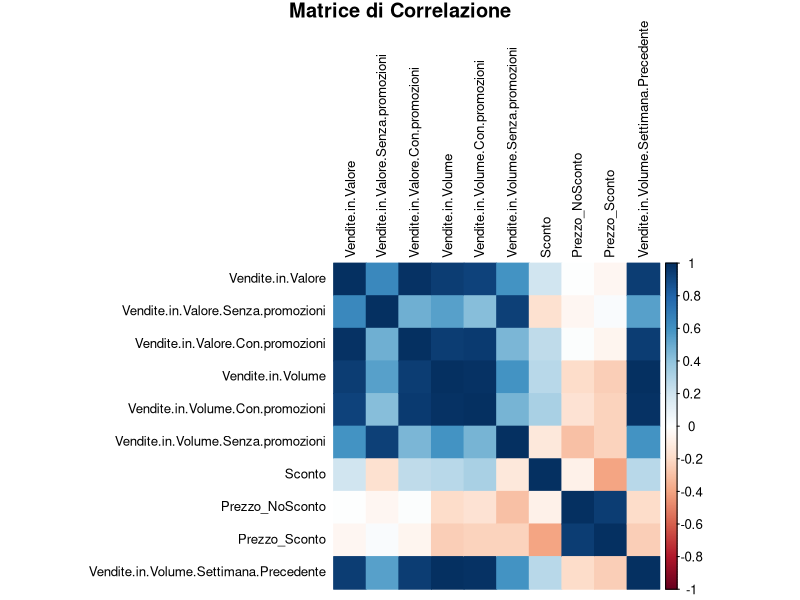
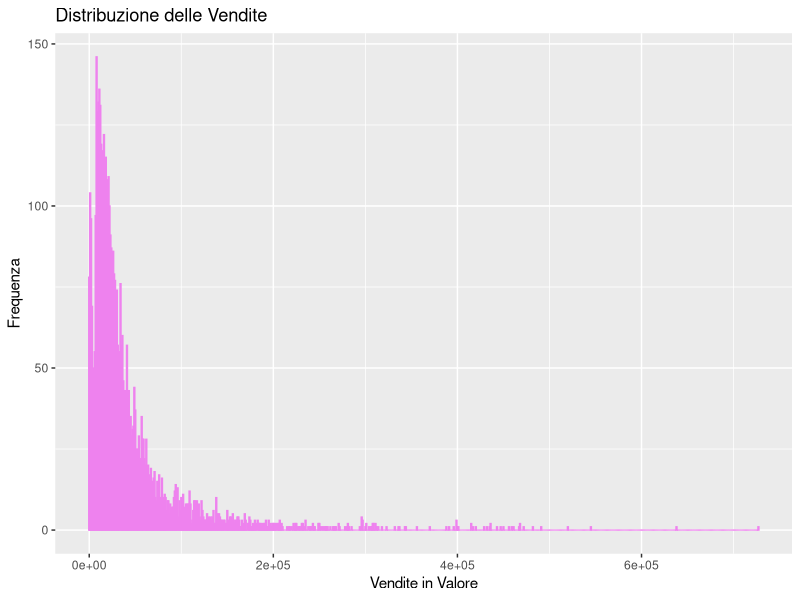
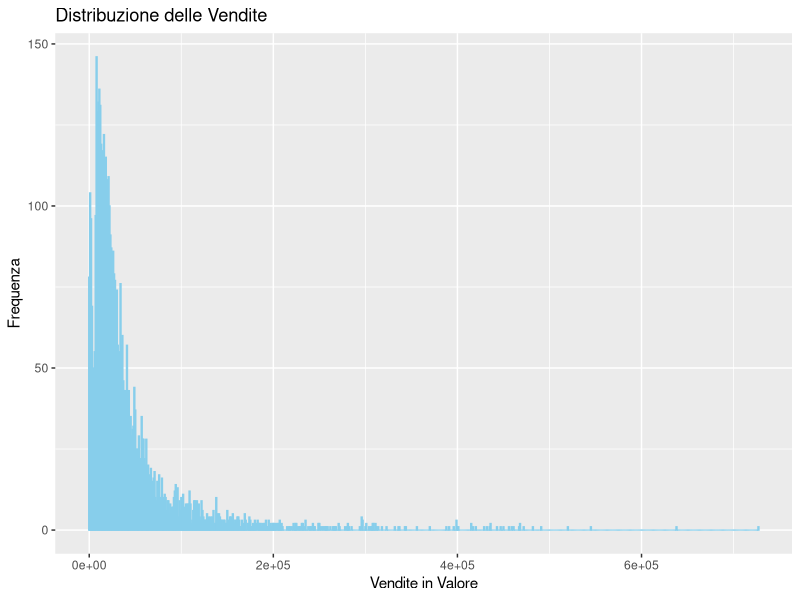
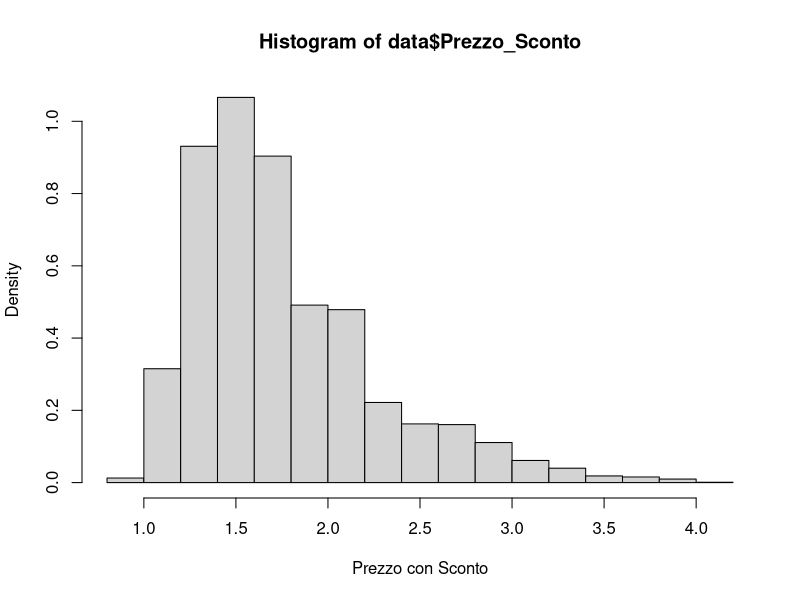
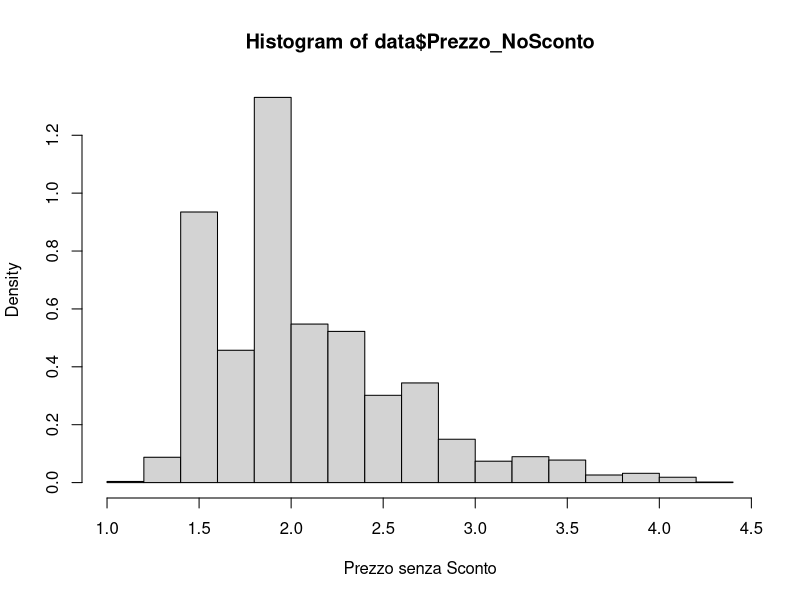
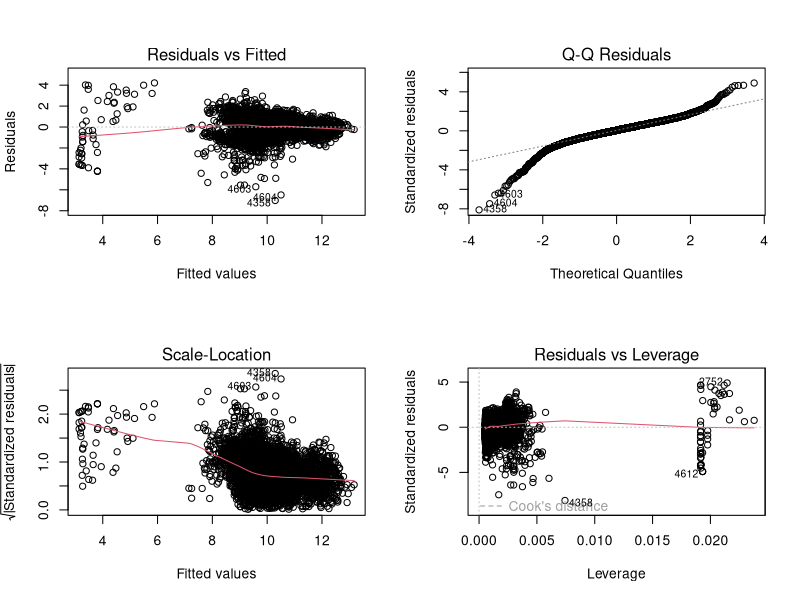

Write R code to recreate these figures, in order. (Note: this script raises an error after producing the figures.)
# Libraries -------------------------------------------------------------------
library(dplyr)
library(zoo)
library(ggplot2)
library(broom)
library(corrplot)
library(insight)
library(lattice)
library(lme4)
library(lubridate)
library(tidyr)
library(plm)


# Creating Dataset for Regression -------------------------------------------------------------------

data <- read.csv('./Datasets/top20_products.csv')

data$Time <- ymd(data$Time)
data$Year <- year(data$Time)
data$Month <- month(data$Time)

data <- data %>%
  mutate_at(vars(8:38), as.factor)

data <- data %>%
  mutate(Product = recode(Product,
                          "MORETTI BIRRA LAGER REGOLARE 4.6 % BOTTIGLIA DI VETRO 66 CL 1 CT - 800143550001" = "Moretti 66 Cl",
                          "PERONI BIRRA LAGER REGOLARE 4.7 % BOTTIGLIA DI VETRO 66 CL 1 CT - 800000106790" = "Peroni 66 Cl",
                          "HEINEKEN BIRRA LAGER REGOLARE 5 % BOTTIGLIA DI VETRO 66 CL 1 CT - 800689045420" = "Heineken 66 Cl",
                          "ICHNUSA NON FILTRATA BIRRA LAGER REGOLARE 5 % BOTTIGLIA DI VETRO 50 CL 1 CT - 800689068154" = "Ichnusa non filtrata 50 Cl",
                          "TUBORG BIRRA LAGER REGOLARE 5 % BOTTIGLIA DI VETRO 66 CL 1 CT - 800000105931" = "Tuborg 66 Cl",
                          "ICHNUSA BIRRA LAGER REGOLARE 4.7 % BOTTIGLIA DI VETRO 66 CL 1 CT - 800689075846" = "Ichnusa 66 Cl",
                          "PERONI BIRRA LAGER REGOLARE 4.7 % BOTTIGLIA DI VETRO 99 CL 3 CT - 800844000000" = "Peroni 33 Cl x 3",
                          "BECK S BIRRA LAGER REGOLARE 5 % BOTTIGLIA DI VETRO 66 CL 1 CT - 410013092378" = "Beck's 66 Cl",
                          "MORETTI BIRRA LAGER REGOLARE 4.6 % BOTTIGLIA DI VETRO 396 CL 6 CT - 800689002129" = "Moretti 66 Cl x 6",
                          "HEINEKEN BIRRA LAGER REGOLARE 5 % BOTTIGLIA DI VETRO 99 CL 3 CT - 800689043416" = "Heineken 33 Cl x 3",
                          "ICHNUSA BIRRA LAGER REGOLARE 4.7 % BOTTIGLIA DI VETRO 99 CL 3 CT - 800689032513" = "Ichnusa 33 Cl x 3",
                          "MORETTI BIRRA LAGER REGOLARE 4.6 % BOTTIGLIA DI VETRO 198 CL 6 CT - 800143522531" = "Moretti 33 Cl x 6",
                          "MORETTI BIRRA LAGER REGOLARE 4.6 % BOTTIGLIA DI VETRO 99 CL 3 CT - 800143522521" = "Moretti 33 Cl x 3",
                          "PERONI NASTRO AZZURRO BIRRA LAGER REGOLARE 5.2 % BOTTIGLIA DI VETRO 66 CL 1 CT - 800000106793" = "Peroni Nastro Azzurro 66 Cl",
                          "BAVARIA BIRRA PILSNER REGOLARE 5 % BOTTIGLIA DI VETRO 66 CL 1 CT - 871480002489" = "Bavaria 66 Cl",
                          "BIRRIFICIO ANGELO PORETTI 3 LUPPOLI BIRRA LAGER REGOLARE 4.5 % BOTTIGLIA DI VETRO 66 CL 1 CT - 800795001002" = "Poretti 3 Luppoli 66 Cl",
                          "PERONI BIRRA LAGER REGOLARE 4.7 % BOTTIGLIA DI VETRO 198 CL 6 CT - 800844051001" = "Peroni 33 Cl x 6",
                          "CORONA BIRRA LAGER REGOLARE 4.6 % BOTTIGLIA DI VETRO 35.5 CL 1 CT - 750000103281" = "Corona 35.5 Cl",
                          "DREHER BIRRA LAGER REGOLARE 4.7 % BOTTIGLIA DI VETRO 99 CL 3 CT - 800689011133" = "Dreher 33 Cl",
                          "MORETTI BIRRA LAGER REGOLARE 4.6 % LATTINA 66 CL 2 CT - 800143544001" = "Moretti 33 Cl x 2 (lattina)"))


colnames(data)[colnames(data) == "Vendite.in.Valore.Solo.Special.Pack"] <- "Sconto.Solo.Special.Pack"
colnames(data)[colnames(data) == "Vendite.in.Valore.Solo.Volantino"] <- "Sconto.Solo.Volantino"
colnames(data)[colnames(data) == "Vendite.in.Valore.Solo.Display"] <- "Sconto.Solo.Display"
colnames(data)[colnames(data) == "Vendite.in.Valore.Solo.Riduzione.Prezzo"] <- "Sconto.Solo.Riduzione.Prezzo"
colnames(data)[colnames(data) == "Vendite.in.Valore.Solo.Sconto.Loyalty"] <- "Sconto.Solo.Loyalty"
# we do the regression using only these types of discounts 
data[, 13:38] <- NULL

data$Prezzo_NoSconto <- data$Vendite.in.Valore.Senza.promozioni / data$Vendite.in.Volume.Senza.promozioni
data$Prezzo_Sconto <- data$Vendite.in.Valore.Con.promozioni / data$Vendite.in.Volume.Con.promozioni
data <- data %>%
  mutate(Prezzo_Sconto = ifelse(is.na(Prezzo_Sconto), Prezzo_NoSconto, Prezzo_Sconto))

# add column for Holidays
easter_dates <- as.Date(c("2019-04-21", "2020-04-12", "2021-04-04", "2022-04-17", "2023-04-09", "2024-03-31"))
christmas_periods <- seq.Date(from = as.Date("2019-12-20"), to = as.Date("2024-01-06"), by = "year")

is_easter_period <- function(date) {
  any(sapply(easter_dates, function(easter) abs(as.numeric(difftime(date, easter, units = "days"))) <= 7))
}

is_christmas_period <- function(date) {
  any(sapply(christmas_periods, function(christmas) {
    christmas_start <- as.Date(format(christmas, "%Y-12-20"))
    christmas_end <- as.Date(format(christmas + 17, "%Y-%m-%d")) # Natale fino a 6 Gennaio
    date >= christmas_start & date <= christmas_end
  }))
}

data <- data %>%
  mutate(is_holiday = ifelse(sapply(Time, function(date) is_easter_period(date) | is_christmas_period(date)), 1, 0))


# add a column for Summer
is_summer_period <- function(date) {
  year <- year(date)
  summer_start <- as.Date(paste0(year, "-06-21"))
  summer_end <- as.Date(paste0(year, "-09-23"))
  date >= summer_start & date <= summer_end
}

data <- data %>%
  mutate(is_summer = ifelse(sapply(Time, is_summer_period), 1, 0))

data <- data %>%
  mutate_at(vars(21:22), as.factor)


# add column for lag regression 

data <- data %>%
  arrange(Time) %>% 
  mutate(Vendite.in.Volume.Settimana.Precedente = lag(Vendite.in.Volume, default = 0))


# add cluster column

data.cluster <- read.csv('./Datasets/data_cluster.csv')
data.cluster$cluster <- data.cluster$cluster - 1
data <- merge(data, data.cluster[, c("Product", "cluster", "Time")], by = c("Product", "Time"), all.x = TRUE)
data$cluster <- as.factor(data$cluster)
# 1 is for leader, 0 for follower


# Correlation plot -------------------------------------------------------------------

numeric_vars <- data[, -c(17,18)] %>% select_if(is.numeric)
cor_matrix <- cor(numeric_vars, use = "complete.obs")
corrplot(cor_matrix, method = 'color', type = 'full', 
         tl.col = "black", tl.cex = 0.8,
         title = "Matrice di Correlazione", mar = c(0, 0, 1, 0))

rm(numeric_vars)


# Take a look at data -------------------------------------------------------------------

ggplot(data, aes(x = Vendite.in.Volume)) + 
  geom_histogram(binwidth = 1000, fill = "grey", color = "violet") +
  labs(title = "Distribuzione delle Vendite", x = "Vendite in Valore", y = "Frequenza")

ggplot(data, aes(x = Vendite.in.Volume.Settimana.Precedente)) + 
  geom_histogram(binwidth = 1000, fill = "grey", color = "skyblue") +
  labs(title = "Distribuzione delle Vendite", x = "Vendite in Valore", y = "Frequenza")

hist(data$Prezzo_Sconto, prob = T, xlab = 'Prezzo con Sconto')
hist(data$Prezzo_NoSconto, prob = T, xlab = 'Prezzo senza Sconto')

# apply the log 
data <- data %>%
  mutate(Vendite.in.Volume.log = log(Vendite.in.Volume),
         Prezzo_Sconto.log = log(Prezzo_Sconto))

data <- data %>%
  mutate(Vendite.in.Volume.Settimana.Precedente.log = ifelse(Vendite.in.Volume.Settimana.Precedente != 0,
                                                             log(Vendite.in.Volume.Settimana.Precedente),
                                                             0))


# Linear regression for Volume Sales -------------------------------------------------------------------

model.0 <- lm(Vendite.in.Volume.log ~ Prezzo_NoSconto + Prezzo_Sconto.log +
                Sconto.Solo.Special.Pack + Sconto.Solo.Volantino + 
                Sconto.Solo.Display + Sconto.Solo.Riduzione.Prezzo + 
                Sconto.Solo.Loyalty + is_holiday + is_summer + Month + Year + cluster,
              data = data)
summary(model.0) # 0.6138 
# the model is significative, with a good R2

model.1 <- lm(Vendite.in.Volume.log ~ Prezzo_NoSconto + Prezzo_Sconto.log +
                Sconto.Solo.Volantino + 
                Sconto.Solo.Display + Sconto.Solo.Riduzione.Prezzo + 
                Sconto.Solo.Loyalty + is_holiday + is_summer + Month + Year + cluster,
              data = data)
summary(model.1) # 0.6128

model.2 <- lm(Vendite.in.Volume.log ~ Prezzo_NoSconto + Prezzo_Sconto.log +
                Sconto.Solo.Volantino + 
                Sconto.Solo.Display + Sconto.Solo.Riduzione.Prezzo + 
                is_holiday + is_summer + Month + Year + cluster,
              data = data)
summary(model.2) # 0.6116

model.3 <- lm(Vendite.in.Volume.log ~ Prezzo_NoSconto + Prezzo_Sconto.log +
                Sconto.Solo.Volantino + 
                Sconto.Solo.Display + Sconto.Solo.Riduzione.Prezzo + 
                is_holiday + is_summer + Year + cluster,
              data = data)
summary(model.3) # 0.6104

model.4 <- lm(Vendite.in.Volume.log ~ Prezzo_NoSconto + Prezzo_Sconto.log +
                Sconto.Solo.Volantino + 
                Sconto.Solo.Display + Sconto.Solo.Riduzione.Prezzo + 
                is_summer + Year + cluster,
              data = data)
summary(model.4) # 0.6083

model.5 <- lm(Vendite.in.Volume.log ~ Prezzo_NoSconto + Prezzo_Sconto.log +
                Sconto.Solo.Volantino + 
                Sconto.Solo.Display + Sconto.Solo.Riduzione.Prezzo + 
                is_summer + cluster,
              data = data) # 0.601
summary(model.5) 


model.6 <- lm(Vendite.in.Volume.log ~ Prezzo_NoSconto + Prezzo_Sconto.log +
                Sconto.Solo.Volantino + 
                Sconto.Solo.Display + Sconto.Solo.Riduzione.Prezzo + 
                cluster,
              data = data) # 0.585
summary(model.6) 

model.7 <- lm(Vendite.in.Volume.log ~ Prezzo_NoSconto + Prezzo_Sconto.log +
                Sconto.Solo.Display + Sconto.Solo.Riduzione.Prezzo + 
                cluster,
              data = data) # 0.5664
summary(model.7) 

# select model.5 (it seems the most complete to me)


# Model Diagnostic -------------------------------------------------------------------

par(mfrow = c(2,2))
plot(model.5)

ad.test(residuals(model.5))

# proviamo ad aggiungere una dummy sui volumi bassi, potrebbero essere quelli che
# peggiorano il fit
data$Volumi.bassi <- as.factor(ifelse(data$Vendite.in.Volume < 100, 1, 0))

model.5.1 <- lm(Vendite.in.Volume.log ~ Prezzo_NoSconto + Prezzo_Sconto.log +
                Sconto.Solo.Volantino + 
                Sconto.Solo.Display + Sconto.Solo.Riduzione.Prezzo + 
                is_summer + cluster + Volumi.bassi,
              data = data) # 0.6609
summary(model.5.1) 

par(mfrow = c(2,2))
plot(model.5.1)
# il fit non è comunque bello ma R2 si è alzato

# proviamo a togliere queste osservazioni


# Regression without Outliers -------------------------------------------------------------------

data.no.out <- data[data$Vendite.in.Volume >= 100, ]

model.no.out <- lm(Vendite.in.Volume.log ~ Prezzo_NoSconto + Prezzo_Sconto.log +
                Sconto.Solo.Volantino + 
                Sconto.Solo.Display + Sconto.Solo.Riduzione.Prezzo + 
                is_summer + cluster,
              data = data.no.out)
summary(model.no.out) # 0.5397

par(mfrow = c(2,2))
plot(model.no.out) # omoschedasticità direi ok 


# PLM Regression -------------------------------------------------------------------

model.5.2 <- plm(Vendite.in.Volume.log ~ Prezzo_NoSconto + Prezzo_Sconto.log +
                Sconto.Solo.Volantino + 
                Sconto.Solo.Display + Sconto.Solo.Riduzione.Prezzo + 
                is_summer + cluster + Volumi.bassi, 
                data = data, 
                index = c("Product"))
summary(model.5.2) # 0.65443
# cluster non lo prende in considerazione perchè è relativo a ogni Product 

residuals <- residuals(model.5.2)
fitted_values <- as.numeric(fitted(model.5.2))

par(mfrow = c(1, 2))

plot(fitted_values, residuals, main = "Residuals vs Fitted", xlab = "Fitted values", ylab = "Residuals")
abline(h = 0, col = "red")

qqnorm(residuals)
qqline(residuals, col = "red", lwd = 2)


# without outliers 

model.5.2.no.out <- plm(Vendite.in.Volume.log ~ Prezzo_NoSconto + Prezzo_Sconto.log +
                   Sconto.Solo.Volantino + 
                   Sconto.Solo.Display + Sconto.Solo.Riduzione.Prezzo + 
                   is_summer + cluster,  
                   data = data.no.out, 
                   index = c("Product"))
summary(model.5.2.no.out) # 0.40383

residuals <- residuals(model.5.2.no.out)
fitted_values <- as.numeric(fitted(model.5.2.no.out))

par(mfrow = c(1, 2))

plot(fitted_values, residuals, main = "Residuals vs Fitted", xlab = "Fitted values", ylab = "Residuals")
abline(h = 0, col = "red")

qqnorm(residuals)
qqline(residuals, col = "red", lwd = 2)


# Lag regression -------------------------------------------------------------------

fit.0 <- lm(Vendite.in.Volume.log ~ Prezzo_NoSconto + Prezzo_Sconto.log +
              Sconto.Solo.Volantino + 
              Sconto.Solo.Display + Sconto.Solo.Riduzione.Prezzo + 
              is_summer + cluster + Volumi.bassi + 
              Vendite.in.Volume.Settimana.Precedente.log, data = data)
summary(fit.0)
# non ha molto senso, ci viene un'interpolazione lineare


# Prediction -------------------------------------------------------------------

data <- data[order(data$Time), ]

split_point <- floor(nrow(data) * 0.8)

train_data <- data[1:split_point, ]
test_data <- data[(split_point + 1):nrow(data), ]

predictions <- predict(model.5.1, newdata = test_data)
actual <- test_data$Vendite.in.Volume.log

MAE <- mean(abs(predictions - actual)) # 0.721864 
MSE <- mean((predictions - actual)^2) # 1.070857 

cat("Mean Absolute Error (MAE):", MAE, "\n")
cat("Mean Squared Error (MSE):", MSE, "\n")

predictions <- predict(model.5.1, newdata = test_data, interval = "prediction")

results <- data.frame(
  Data = test_data$Time,
  Product = test_data$Product,
  Actual = test_data$Vendite.in.Volume.log,
  Predicted = predictions[, 1],  
  Lower_CI = predictions[, "lwr"],  
  Upper_CI = predictions[, "upr"] 
)


# prediction for Moretti 

result.moretti <- results[which(results$Product == 'Moretti 66 Cl'),]

ggplot(result.moretti, aes(x = Data)) +
  geom_line(aes(y = Actual), color = "blue") +
  geom_point(aes(y = Actual), color = "blue") +
  geom_line(aes(y = Predicted), color = "orange") +
  geom_point(aes(y = Predicted), color = "orange") +
  geom_ribbon(aes(ymin = Lower_CI, ymax = Upper_CI), alpha = 0.2, fill = "orange") +
  scale_color_manual(values = c("predicted" = "orange", "actual" = "blue"), labels = c("Predicted", "Actual")) +
  scale_fill_manual(values = c("predicted" = "orange", "actual" = "blue"), labels = c("Predicted", "Actual")) +
  theme_minimal() +
  labs(x = "Time", y = "Volume Sales", title = "Prediction Intervals for Moretti") +
  theme(legend.position = "bottom")

# for the legend
result.moretti_long <- result.moretti %>%
  pivot_longer(cols = c("Actual", "Predicted"), names_to = "variable", values_to = "value")
ggplot(result.moretti_long, aes(x = Data, y = value, color = variable)) +
  geom_line() +
  geom_point() +
  theme_minimal() +
  labs(x = "Time", y = "Volume Sales", title = "Prediction Intervals for Moretti", color = "Legend") +
  theme(legend.position = "right") +
  scale_color_manual(values = c("Actual" = "blue", "Predicted" = "orange"))


# Coefficients -------------------------------------------------------------------

model_summary <- tidy(model.5.1, conf.int = TRUE)

ggplot(model_summary, aes(y = term, x = estimate)) +
  geom_point(size = 1, col = 'red') +
  geom_errorbarh(aes(xmin = conf.low, xmax = conf.high), height = 0.2, lwd = 0.7, col = 'red') +
  theme_minimal() +
  labs(title = "95% CI for Beta",
       y = "Coefficient",
       x = "")
